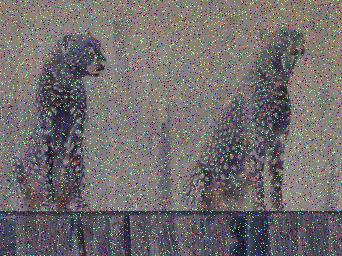
#> input picture img3lab.jpg, 342 x 256 px
$ python lab3.py
#> lines starting #> are read from the running program, lines starting #| are printed output that depends on the picture
import cv2
import numpy as np

img = cv2.imread('img3lab.jpg', cv2.IMREAD_COLOR)
#> img is the input picture: shape (256, 342, 3); mean B, G, R 110.5, 109.1, 114.8

denoised = cv2.medianBlur(img, 5)
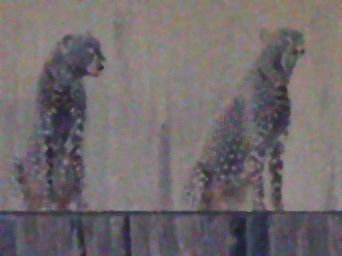
#> denoised: shape (256, 342, 3); mean B, G, R 109.1, 107.4, 113.3

result = cv2.bitwise_not(denoised)
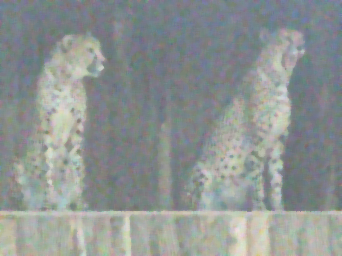
#> result: shape (256, 342, 3); mean B, G, R 145.9, 147.6, 141.7

cv2.imshow('Original', img)
cv2.imshow('Denoised', denoised)
cv2.imshow('Result', result)
cv2.waitKey(0)
cv2.destroyAllWindows()

$ run again, with img56lab.jpg copied over img3lab.jpg
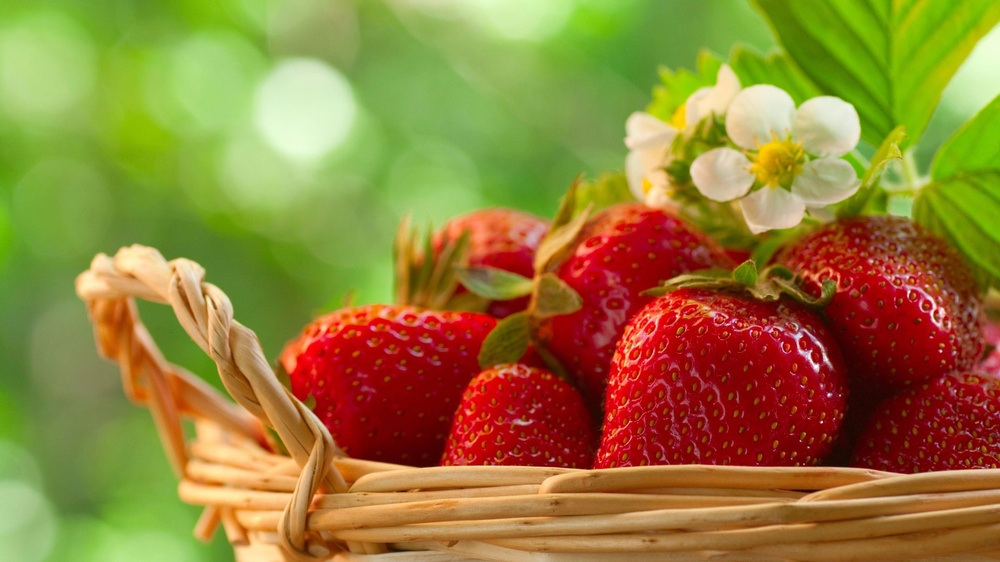
#> input picture img56lab.jpg, 1000 x 562 px, shrunk from 3840 x 2160 before the run
#> img is the input picture: shape (562, 1000, 3); mean B, G, R 56.9, 126.3, 148.6
#> `result = cv2.bitwise_not(denoised)`:
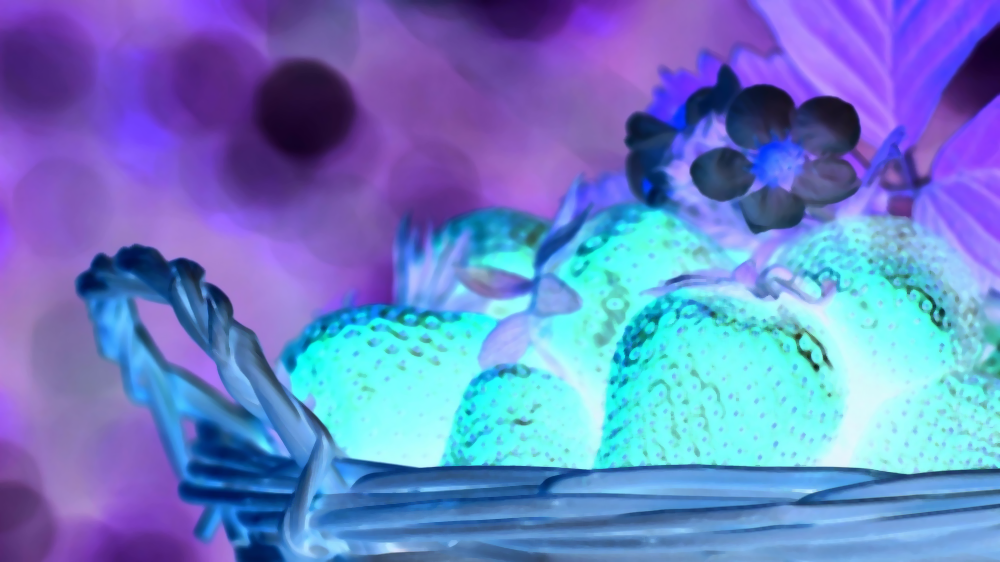
#> result: shape (562, 1000, 3); mean B, G, R 198.7, 129.2, 106.5

$ run again, with img4lab.png saved as img3lab.jpg
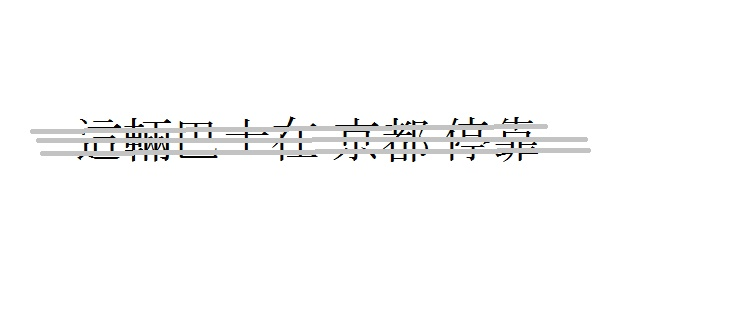
#> input picture img4lab.png, 738 x 314 px
#> img is the input picture: shape (314, 738, 3); mean B, G, R 250.2, 250.2, 250.2
#> `result = cv2.bitwise_not(denoised)`:
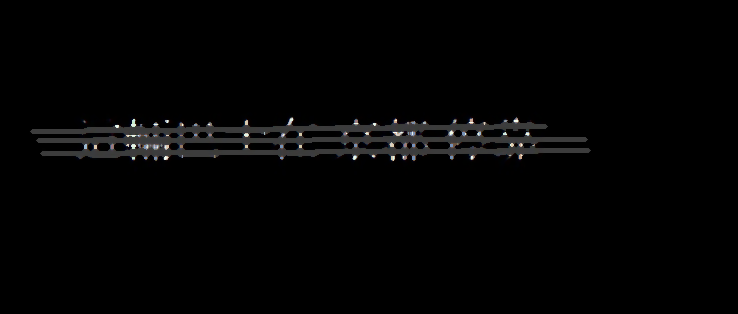
#> result: shape (314, 738, 3); mean B, G, R 3.6, 3.5, 3.5
